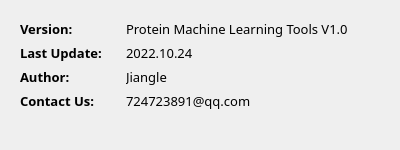
<?xml version="1.0" encoding="UTF-8"?>
<ui version="4.0">
 <class>Form</class>
 <widget class="QWidget" name="Form">
  <property name="geometry">
   <rect>
    <x>0</x>
    <y>0</y>
    <width>400</width>
    <height>150</height>
   </rect>
  </property>
  <property name="minimumSize">
   <size>
    <width>400</width>
    <height>150</height>
   </size>
  </property>
  <property name="maximumSize">
   <size>
    <width>400</width>
    <height>150</height>
   </size>
  </property>
  <property name="font">
   <font>
    <family>Arial</family>
    <pointsize>20</pointsize>
   </font>
  </property>
  <property name="windowTitle">
   <string>About</string>
  </property>
  <property name="windowIcon">
   <iconset resource="background.qrc">
    <normaloff>:/imgs/imgs/logo.png</normaloff>:/imgs/imgs/logo.png</iconset>
  </property>
  <layout class="QFormLayout" name="formLayout">
   <property name="horizontalSpacing">
    <number>6</number>
   </property>
   <property name="verticalSpacing">
    <number>6</number>
   </property>
   <item row="0" column="0">
    <widget class="QWidget" name="widget" native="true">
     <layout class="QVBoxLayout" name="verticalLayout_2">
      <item>
       <widget class="QLabel" name="label_2">
        <property name="font">
         <font>
          <family>微软雅黑</family>
          <pointsize>10</pointsize>
          <weight>75</weight>
          <bold>true</bold>
         </font>
        </property>
        <property name="text">
         <string>Version:</string>
        </property>
       </widget>
      </item>
      <item>
       <widget class="QLabel" name="label_3">
        <property name="font">
         <font>
          <family>微软雅黑</family>
          <pointsize>10</pointsize>
          <weight>75</weight>
          <bold>true</bold>
         </font>
        </property>
        <property name="text">
         <string>Last Update:</string>
        </property>
       </widget>
      </item>
      <item>
       <widget class="QLabel" name="label_4">
        <property name="font">
         <font>
          <family>微软雅黑</family>
          <pointsize>10</pointsize>
          <weight>75</weight>
          <bold>true</bold>
         </font>
        </property>
        <property name="text">
         <string>Author:</string>
        </property>
       </widget>
      </item>
      <item>
       <widget class="QLabel" name="label_5">
        <property name="font">
         <font>
          <family>微软雅黑</family>
          <pointsize>10</pointsize>
          <weight>75</weight>
          <bold>true</bold>
         </font>
        </property>
        <property name="text">
         <string>Contact Us:</string>
        </property>
       </widget>
      </item>
     </layout>
    </widget>
   </item>
   <item row="0" column="1">
    <widget class="QWidget" name="widget_2" native="true">
     <layout class="QVBoxLayout" name="verticalLayout">
      <item>
       <widget class="QLabel" name="label">
        <property name="font">
         <font>
          <family>微软雅黑</family>
          <pointsize>10</pointsize>
         </font>
        </property>
        <property name="text">
         <string>Protein Machine Learning Tools V1.0</string>
        </property>
       </widget>
      </item>
      <item>
       <widget class="QLabel" name="label_8">
        <property name="font">
         <font>
          <family>微软雅黑</family>
          <pointsize>10</pointsize>
         </font>
        </property>
        <property name="text">
         <string>2022.10.24</string>
        </property>
       </widget>
      </item>
      <item>
       <widget class="QLabel" name="label_6">
        <property name="font">
         <font>
          <family>微软雅黑</family>
          <pointsize>10</pointsize>
         </font>
        </property>
        <property name="text">
         <string>Jiangle</string>
        </property>
       </widget>
      </item>
      <item>
       <widget class="QLabel" name="label_7">
        <property name="font">
         <font>
          <family>微软雅黑</family>
          <pointsize>10</pointsize>
         </font>
        </property>
        <property name="text">
         <string>724723891@qq.com</string>
        </property>
       </widget>
      </item>
     </layout>
    </widget>
   </item>
  </layout>
 </widget>
 <resources>
  <include location="background.qrc"/>
 </resources>
 <connections/>
</ui>
